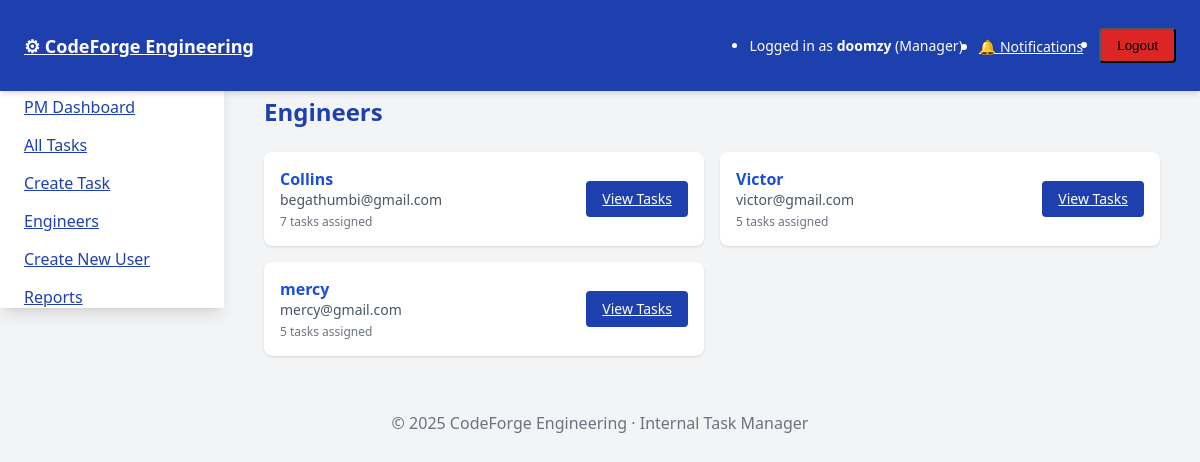
/engineers/ (signed in), run on the app's committed database.
### tasks/models.py (models this page shows, shortened)
class User(AbstractUser):
    ROLE_CHOICES = (
        ('manager', 'Project Manager'),
        ('worker', 'Engineer'),
    )
    role = models.CharField(max_length=10, choices=ROLE_CHOICES)

### tasks/views.py (the view)
# urls.py: path('engineers/', engineer_list, name='engineer_list'),
@login_required
def engineer_list(request):
    if not (request.user.is_superuser or request.user.role == 'manager'):
        return redirect('worker_dashboard')
    engineers = User.objects.filter(role='worker').order_by('username')
    return render(request, 'core/engineer_list.html', {'engineers': engineers})

### tasks/context_processors.py (called while the page is built)
def notifications(request):
    if not request.user.is_authenticated:
        return {}
    qs = request.user.notifications.all()
    return {
        'nav_notifications': qs[:8],
        'nav_unread_count': qs.filter(is_read=False).count(),
    }

### tasks/templates/core/engineer_list.html
{% extends "base.html" %}
{% block content %}
<div class="max-w-4xl mx-auto">
    <h1 class="text-2xl font-bold mb-6 text-blue-800">Engineers</h1>
    <div class="grid grid-cols-1 md:grid-cols-2 gap-4">
        {% for engineer in engineers %}
        <div class="bg-white p-4 shadow rounded-lg flex items-center justify-between">
            <div>
                <div class="font-bold text-blue-700">{{ engineer.username }}</div>
                <div class="text-sm text-gray-600">{{ engineer.email|default:"No email" }}</div>
                <div class="text-xs text-gray-500 mt-1">{{ engineer.tasks.count }} task{{ engineer.tasks.count|pluralize }} assigned</div>
            </div>
            <a href="{% url 'engineer_detail' engineer.pk %}" class="bg-blue-800 text-white px-4 py-2 rounded hover:bg-blue-900 transition text-sm">View Tasks</a>
        </div>
        {% empty %}
        <div class="text-gray-500">No engineers added yet.</div>
        {% endfor %}
    </div>
</div>
{% endblock %}

### tasks/templates/base.html (shortened to what this page needs)
<!DOCTYPE html>
<html lang="en">
<head>
    {% load static %}
    <link rel="stylesheet" href="{% static 'css/tailwind-offline.css' %}">
</head>
<body class="bg-gray-100">
    <header class="fixed top-0 left-0 w-full bg-blue-800 text-white z-40 shadow-md">
        <nav class="flex items-center justify-between px-6 py-3">
            <div class="text-lg font-bold">
                <a href="{% url 'role_redirect' %}">⚙ CodeForge Engineering</a>
            </div>
            <ul class="flex items-center space-x-4">
                {% if user.is_authenticated %}
                    <li class="text-sm">Logged in as <span class="font-semibold">{{ user.username }}</span> (<span class="capitalize">{{ user.role }}</span>)</li>
                    <li>
                        <a href="{% url 'notifications' %}" class="relative inline-flex items-center text-white text-sm hover:underline">
                            🔔 Notifications
                        </a>
                    </li>
                    <li>
                        <form action="{% url 'logout' %}" method="post">
                            <button type="submit" class="bg-red-600 px-4 py-2 rounded hover:bg-red-700 transition">Logout</button>
                        </form>
                    </li>
                {% endif %}
            </ul>
        </nav>
    </header>
    {% if user.is_authenticated %}
    <aside class="fixed top-16 left-0 h-[calc(100vh-4rem)] w-56 bg-white shadow-lg z-30 flex flex-col pt-8">
        <nav class="flex flex-col space-y-4 px-6">
                {% if user.is_superuser %}
                    <a href="{% url 'manager_dashboard' %}" class="text-blue-800 hover:underline">PM Dashboard</a>
                    <a href="{% url 'task_list' %}" class="text-blue-800 hover:underline">All Tasks</a>
                    <a href="{% url 'task_create' %}" class="text-blue-800 hover:underline">Create Task</a>
                    <a href="{% url 'engineer_list' %}" class="text-blue-800 hover:underline">Engineers</a>
                    <a href="{% url 'register' %}" class="text-blue-800 hover:underline">Create New User</a>
                    <a href="{% url 'reports' %}" class="text-blue-800 hover:underline">Reports</a>
                {% elif user.role == 'manager' %}
                    <a href="{% url 'manager_dashboard' %}" class="text-blue-800 hover:underline">PM Dashboard</a>
                    <a href="{% url 'task_list' %}" class="text-blue-800 hover:underline">All Tasks</a>
                    <a href="{% url 'task_create' %}" class="text-blue-800 hover:underline">Create Task</a>
                    <a href="{% url 'engineer_list' %}" class="text-blue-800 hover:underline">Engineers</a>
                    <a href="{% url 'register' %}" class="text-blue-800 hover:underline">Create New User</a>
                    <a href="{% url 'reports' %}" class="text-blue-800 hover:underline">Reports</a>
                {% elif user.role == 'worker' %}
                    <a href="{% url 'worker_dashboard' %}" class="text-blue-800 hover:underline">Engineer Dashboard</a>
                    <a href="{% url 'task_list' %}" class="text-blue-800 hover:underline">My Tasks</a>
                    <a href="{% url 'reports' %}" class="text-blue-800 hover:underline">My Reports</a>
                {% else %}
                    <a href="{% url 'task_list' %}" class="text-blue-800 hover:underline">Tasks</a>
                    <a href="{% url 'reports' %}" class="text-blue-800 hover:underline">Reports</a>
                {% endif %}
        </nav>
    </aside>
    {% endif %}
    <main class="{% if user.is_authenticated %}ml-56{% endif %} pt-20 px-8">
        {% block content %}{% endblock %}
    </main>
    <footer class="mt-10 text-center text-gray-500 py-4">
        &copy; {{ year|default:2025 }} CodeForge Engineering · Internal Task Manager
    </footer>
</body>
</html>

### data on the page
User: username "doomzy", role "Manager"
User: username "Collins", email "begathumbi@gmail.com", tasks.count "7"
User: username "Victor", email "victor@gmail.com", tasks.count "5"
User: username "mercy", email "mercy@gmail.com", tasks.count "5"

### other printed values
{{ year|default:2025 }} "2025"
